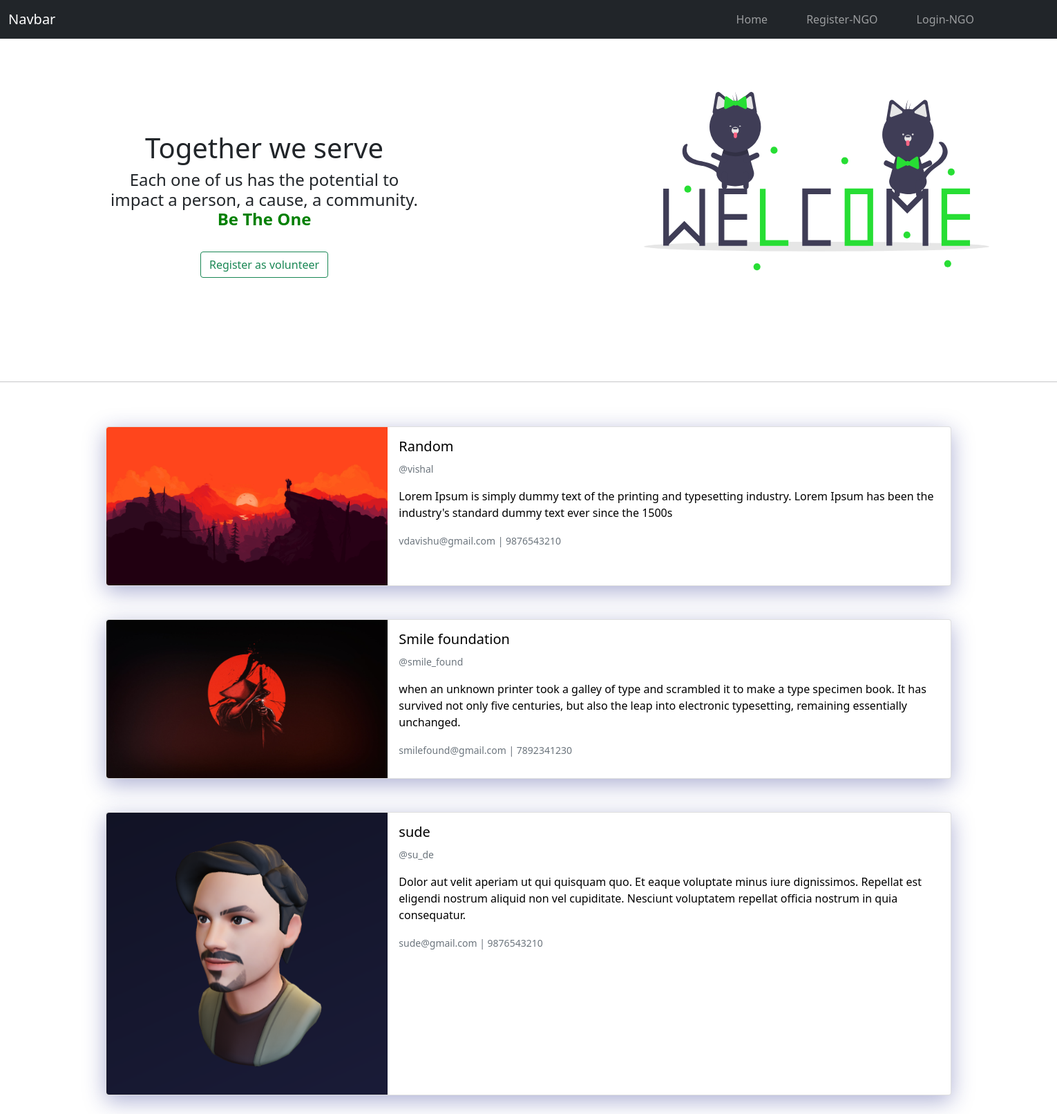
The page / on the database its author committed.
### ngo/models.py (models this page shows)
class Organization(AbstractUser):
    name = models.CharField(max_length=50, default='Anonymous')
    username = models.CharField(max_length=50, unique=True)
    email = models.EmailField(max_length=254, unique=True)
    created_at = models.DateTimeField(auto_now_add=True)
    update_at = models.DateTimeField(auto_now=True)
    phone = models.CharField(max_length=15,blank = True,null=True)
    description = models.TextField(blank=True,null=True)
    location=models.TextField(blank=True,null=True)
    links=models.TextField(blank=True,null=True)
    logo=models.ImageField(upload_to="images")
    objects = UserManager()
    USERNAME_FIELD = 'email'
    REQUIRED_FIELDS = ['username']

### ngo/views.py (the view)
# urls.py: path('',views.index,name="index"),
@csrf_exempt
def index(request):
    ngos = Organization.objects.raw('select * from ngo_organization')
    data={'ngos':ngos}
    return render(request, 'index.html',data)

### templates/index.html (shortened to what this page needs)
{% load static %}
<!DOCTYPE html>
<html lang="en">
<head>
    <link href="https://cdn.jsdelivr.net/npm/bootstrap@5.1.3/dist/css/bootstrap.min.css" rel="stylesheet">
    <link rel="stylesheet" href="../static/index.css">
</head>
<body>
    {% include 'navbar.html' %}
    <div class="landing-page-header">
        <div class="create-volunteer-modal">
            <div class="landing-page-content">
                <h1>Together we serve</h1>
                <h4>Each one of us has the potential to impact a person, a cause, a community. <b style="color: green;">Be The One</b></h4>
                <br/>
                <button type="button" class="btn btn-outline-success" data-bs-toggle="modal" data-bs-target="#exampleModal">
                    Register as volunteer
                </button>
            </div>
        <div class="svg-modal">
            </div>
        </div>
    </div>
    <hr/>
    <br/><br/>
    <div class="card-div">
        {% for ngo in ngos %}
        <a href="ngo/{{ngo.pk}}" class="ngo-card-link">
            <div class="card mb-3 ngo-card">
                <div class="row g-0">
                  <div class="col-md-4">
                    <img src="{{ngo.logo.url}}" class="img-fluid rounded-start" alt="...">
                  </div>
                  <div class="col-md-8">
                    <div class="card-body">
                      <h5 class="card-title">{{ngo.name}}</h5>
                      <p class="card-text"><small class="text-muted">@{{ngo.username}}</small></p>
                      <p class="card-text">{{ngo.description}}</p>
                      <p class="card-text"><small class="text-muted">{{ngo.email}} | {{ngo.phone}}</small></p>
                    </div>
                  </div>
                </div>
            </div>
        </a>
        {% endfor %}
    </div>
</body>
</html>

### templates/navbar.html (shortened to what this page needs)
{% load static %}
<!DOCTYPE html>
<html lang="en">
<head>
    <link href="https://cdn.jsdelivr.net/npm/bootstrap@5.1.3/dist/css/bootstrap.min.css" rel="stylesheet">
    <link rel="stylesheet" href="../static/navbar.css">
</head>
<body>
    <nav class="navbar navbar-expand-lg navbar-dark bg-dark">
      <div class="container-fluid">
        <a class="navbar-brand" href="/">Navbar</a>
        <div class="collapse navbar-collapse justify-content-end" id="navbarSupportedContent">
          <ul class="navbar-nav ml-auto mb-2 mb-lg-0">
            <li class="nav-item">
              <a class="nav-link" aria-current="page" href="/">Home</a>
            </li>
            {% if not user.is_authenticated %}
            <li class="nav-item">
              <a class="nav-link" href="/register-ngo/">Register-NGO</a>
            </li>
            <li class="nav-item">
              <a class="nav-link" href='/login-ngo/'>Login-NGO</a>
            </li>
            {% endif %}
          </ul>
        </div>
      </div>
    </nav>
</body>
</html>

### static/index.css (style rules this page uses)
.landing-page-header { height:30rem; width:100vw; }
.create-volunteer-modal { width:50%; height:100%; display:flex; flex-direction: column; justify-content: center; align-items: center; padding:0 10rem; }
.landing-page-content { text-align: center; }
.svg-modal { width:60%; height:100%; float:right; position: absolute; top: 7rem; right:-20rem; }
.card-div { width:100%; height:100%; display: flex; flex-direction: column; justify-content: center; align-items: center; }
.ngo-card-link { color: black; text-decoration: none; padding:0; width:80%; margin-bottom: 2rem; }
.ngo-card { width:100%; box-shadow: 0 8px 32px 0 rgba(31, 38, 135, 0.37); transition:0.4s; }

### static/navbar.css (style rules this page uses)
#navbarSupportedContent { padding-right: 5rem; }
.nav-item { margin: 0 20px; }

### rows shown on the page
Organization: logo (picture), name "Random", username "vishal", description "Lorem Ipsum is simply dummy text of the printing and typesetting industry. Lorem Ipsum has been the industry's standard dummy text ever since the 1500s", email "vdavishu@gmail.com", phone "9876543210"
Organization: logo (picture), name "Smile foundation", username "smile_found", description "when an unknown printer took a galley of type and scrambled it to make a type specimen book. It has survived not only five centuries, but also the leap into electronic typesetting, remaining essentially unchanged.", email "smilefound@gmail.com", phone "7892341230"
Organization: logo (picture), name "sude", username "su_de", description "Dolor aut velit aperiam ut qui quisquam quo. Et eaque voluptate minus iure dignissimos. Repellat est eligendi nostrum aliquid non vel cupiditate. Nesciunt voluptatem repellat officia nostrum in quia consequatur.", email "sude@gmail.com", phone "9876543210"
